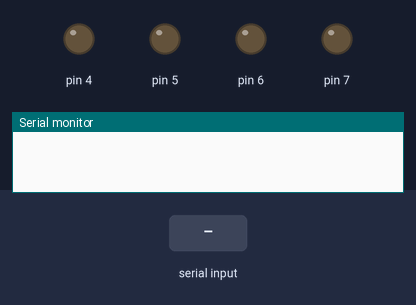
Recording of a sketch running on a simulated Arduino Uno, built with avr-gcc and run on an emulated ATmega328P. Parts: output pins drawn as LEDs (lit = HIGH), the last lines printed to the serial monitor. Inputs (shaded band) come from the test bench.

Above: at 1.2 s.
1.3 s: "B" received over Serial
At 2.5 s:
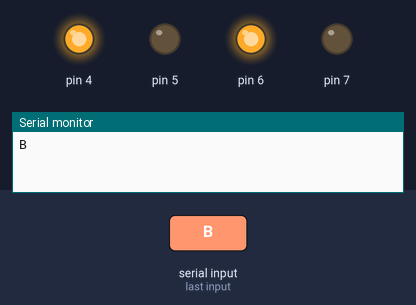
2.8 s: "F" received over Serial
At 3.6 s:
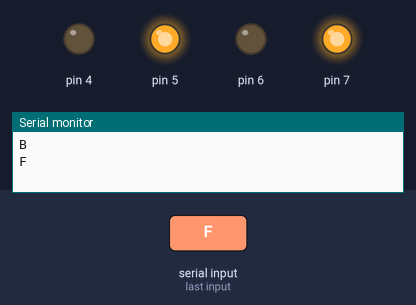
4.3 s: "R" received over Serial
At 4.8 s:
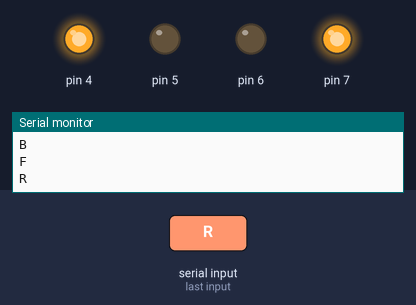
5.8 s: "L" received over Serial
At 7.1 s:
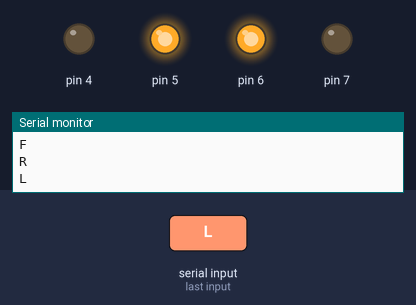
Timing chart, 0 to 8.3 s (numbered marks = the images above; inputs shaded):
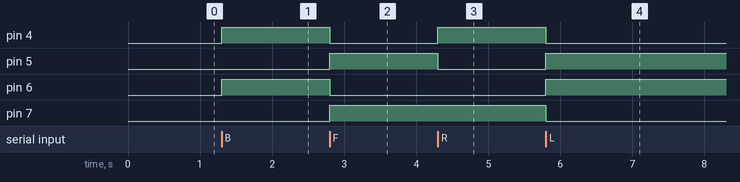

Measured:
- after the input at 1.3 s, pin 4, pin 6: LOW → HIGH at once
- after the input at 2.8 s, pin 4, pin 6: HIGH → LOW at once; pin 5, pin 7: LOW → HIGH at once
- after the input at 4.3 s, pin 4: LOW → HIGH at once; pin 5: HIGH → LOW at once
- after the input at 5.8 s, pin 4, pin 7: HIGH → LOW at once; pin 5, pin 6: LOW → HIGH at once

The sketch:

bluetooth.ino
```cpp
char junk;
String inputString="";
void conditions();
#include <SoftwareSerial.h>
SoftwareSerial mySerial(0, 1); // RX, TX
void setup()
{
Serial.begin(9600);
mySerial.begin(9600);
pinMode(4,OUTPUT);
pinMode(5,OUTPUT);
pinMode(6,OUTPUT);
pinMode(7,OUTPUT);

}

void loop()
{

if(Serial.available()>0){
  while(Serial.available())
    {
      char inChar = (char)Serial.read();
      inputString += inChar;
    }
    Serial.println(inputString);
    while (Serial.available() > 0)
    {
 junk = Serial.read() ;
}
    if(inputString == "B")
{
digitalWrite(4, HIGH);
digitalWrite(5, LOW);
digitalWrite(6, HIGH);
digitalWrite(7, LOW);

    }
else if(inputString == "F")
{
digitalWrite(4, LOW);
digitalWrite(5, HIGH);
digitalWrite(6, LOW);
digitalWrite(7, HIGH);

    }
else if(inputString == "R")
{
digitalWrite(4, HIGH);
digitalWrite(5, LOW);
digitalWrite(6, LOW);
digitalWrite(7, HIGH);

    }
else if(inputString == "L")
{
digitalWrite(4, LOW);
digitalWrite(5, HIGH);
digitalWrite(6, HIGH);
digitalWrite(7, LOW);

    }

else
{
digitalWrite(4, LOW);
digitalWrite(5, LOW);
digitalWrite(6, LOW);
digitalWrite(7, LOW);


}


    inputString = "";
  }

}
```
